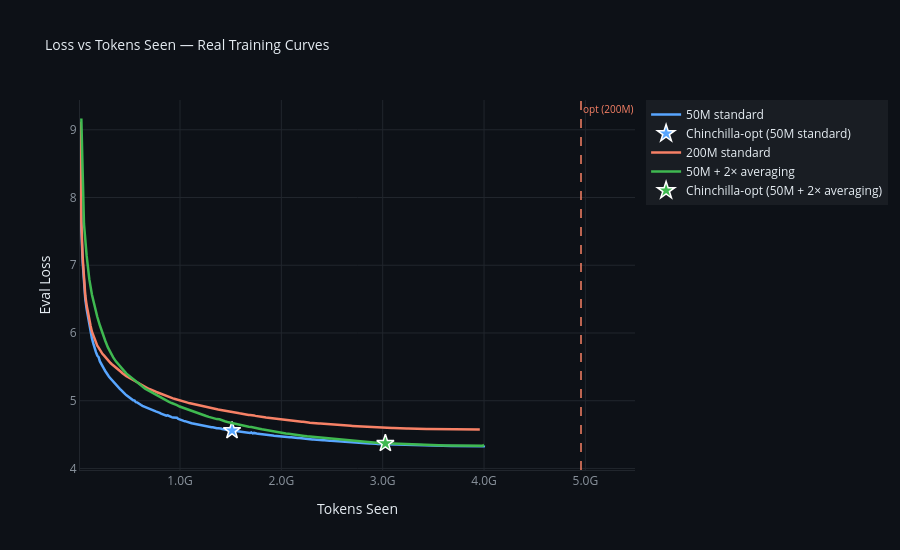

Notebook code for this chart:
### Code cell
def plot_loss_vs_tokens(models=MODELS, save=True):
    """Static matplotlib: eval loss vs tokens seen with Chinchilla-opt markers."""
    fig, ax = plt.subplots(figsize=(10, 6))
    fig.patch.set_facecolor(BG)

    for df, label, color, N, D_opt, _ in models:
        ax.plot(df["tokens_seen"], df["eval_loss"],
                color=color, linewidth=2.2, label=label, alpha=0.95)

        x_max = df["tokens_seen"].max()
        if D_opt <= x_max:
            y_opt = float(np.interp(D_opt, df["tokens_seen"], df["eval_loss"]))
            ax.scatter([D_opt], [y_opt], color=color, s=90, marker="*",
                       edgecolors="white", linewidths=0.8, zorder=5)
            ax.annotate(f"  chinchilla-opt\n  {fmt_tok(D_opt)}",
                        xy=(D_opt, y_opt), color=color,
                        fontsize=8, fontfamily="monospace", va="center")
        else:
            ax.axvline(D_opt, color=color, linewidth=1.2, linestyle="--", alpha=0.7)
            ax.text(D_opt * 1.01, ax.get_ylim()[0] if ax.get_ylim()[0] > 0 else 4.5,
                    f"opt", color=color, fontsize=8, rotation=90, va="bottom")

    ax.set_title("Loss vs Tokens Seen", color=TEXT,
                 fontsize=13, fontweight="bold", pad=12)
    _mpl_style(ax, "Tokens Seen", _mpl_fmt_tok)

    plt.tight_layout()
    if save:
        fig.savefig("loss_vs_tokens.png", dpi=150, bbox_inches="tight", facecolor=BG)
        print("Saved: loss_vs_tokens.png")
    plt.show()

plot_loss_vs_tokens()

### Figure 1 — Plotly figure (JSON) as saved in the notebook; plotly's stock layout.template omitted (floating-point values rounded to 4 significant figures; data arrays with more than 128 entries replaced by an {"elided": "..."} marker saying what was removed)
{"data": [{"hovertemplate": "<b>50M standard</b><br>Tokens: %{x:.3s}<br>Loss: %{y:.4f}<extra></extra>", "line": {"color": "#58a6ff", "width": 2.5}, "mode": "lines", "name": "50M standard", "type": "scatter", "x": {"elided": "306 int values"}, "y": {"elided": "306 float values"}}, {"hovertemplate": "<b>Chinchilla-opt</b><br>N = 75.7M<br>D_opt = 1.51B<br>Loss ≈ %{y:.4f}<extra></extra>", "marker": {"color": "#58a6ff", "line": {"color": "white", "width": 1.5}, "size": 13, "symbol": "star"}, "mode": "markers", "name": "Chinchilla-opt (50M standard)", "showlegend": true, "type": "scatter", "x": [1513000000.0], "y": [4.56]}, {"hovertemplate": "<b>200M standard</b><br>Tokens: %{x:.3s}<br>Loss: %{y:.4f}<extra></extra>", "line": {"color": "#f78166", "width": 2.5}, "mode": "lines", "name": "200M standard", "type": "scatter", "x": {"elided": "302 int values"}, "y": {"elided": "302 float values"}}, {"hovertemplate": "<b>50M + 2× averaging</b><br>Tokens: %{x:.3s}<br>Loss: %{y:.4f}<extra></extra>", "line": {"color": "#3fb950", "width": 2.5}, "mode": "lines", "name": "50M + 2× averaging", "type": "scatter", "x": {"elided": "153 int values"}, "y": {"elided": "153 float values"}}, {"hovertemplate": "<b>Chinchilla-opt</b><br>N = 75.7M<br>D_opt = 3.03B<br>Loss ≈ %{y:.4f}<extra></extra>", "marker": {"color": "#3fb950", "line": {"color": "white", "width": 1.5}, "size": 13, "symbol": "star"}, "mode": "markers", "name": "Chinchilla-opt (50M + 2× averaging)", "showlegend": true, "type": "scatter", "x": [3026000000.0], "y": [4.37]}], "layout": {"annotations": [{"font": {"color": "#f78166", "size": 10}, "showarrow": false, "text": "opt (200M)", "x": 4957000000.0, "xanchor": "left", "xref": "x", "y": 1, "yanchor": "top", "yref": "y domain"}], "height": 550, "hovermode": "x unified", "legend": {"bgcolor": "rgba(255,255,255,0.05)", "bordercolor": "#21262d", "font": {"color": "#e6edf3"}}, "paper_bgcolor": "#0d1117", "plot_bgcolor": "#0d1117", "shapes": [{"line": {"color": "#f78166", "dash": "dash", "width": 1.5}, "type": "line", "x0": 4957000000.0, "x1": 4957000000.0, "xref": "x", "y0": 0, "y1": 1, "yref": "y domain"}], "title": {"font": {"color": "#e6edf3", "size": 14}, "text": "Loss vs Tokens Seen — Real Training Curves"}, "width": 900, "xaxis": {"color": "#e6edf3", "gridcolor": "#21262d", "linecolor": "#21262d", "showline": true, "tickfont": {"color": "#8b949e"}, "tickformat": ".2s", "title": {"text": "Tokens Seen"}}, "yaxis": {"color": "#e6edf3", "gridcolor": "#21262d", "linecolor": "#21262d", "showline": true, "tickfont": {"color": "#8b949e"}, "title": {"text": "Eval Loss"}}}}
